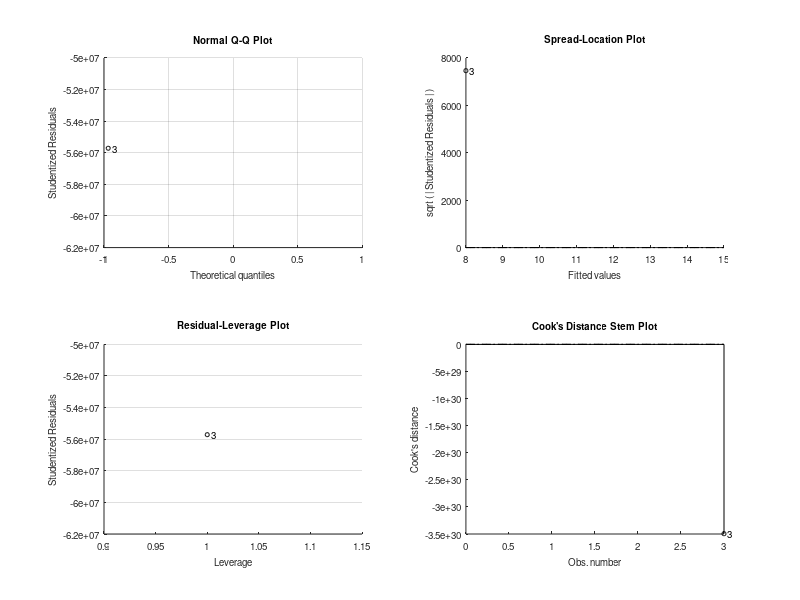

MATLAB code to generate this figure: (Note: this script raises an error after producing the figure.)
%{Studenti: Melissari Andrea - 206056, Postorino Gabriele - 206050
% , Quattrone Davide Maria - 204394 %}

clear;
clc;

% l'esecuzione di fitml dà un waring perché ci sono colonne della matrice
% linearmente indipenden, poiché non abbiamo effettuato nessuna fase di
% data preprocessing
warning('off', "all");

% parametri simulazione costanti

raggio_cella = 2000;         % metri
BS_pos = [0, 0];            % BS al centro
Pt_dBm = 46;     % Potenza trasmessa dalla BS (tipico LTE: 40-46 dBm)
N_utenti = input('numero di utenti: ');   % Numero di utenti da generare
N_RB_max = 100;          % Numero massimo di RB (es. 20 MHz LTE)
BW_RB = 180e3;    % Banda di un RB (Hz) Un RB LTE è composto da 12 subcarrier x 15 kHz = 180 kHz
N0_dBmHz = -174;         % Rumore termico in dBm/Hz
CQI_soglie = [-6.7, -4.7, -2.3, 0.2, 2.4, 4.3, 5.9, 8.1, 10.3, 11.7, 14.1, 16.3, 18.7, 21.0, 22.7];
data_rate_per_RB = [...
    25.59, 39.38, 63.34, 101.07, 147.34, ...
    197.53, 248.07, 321.57, 404.26, 458.72, ...
    558.15, 655.59, 759.93, 859.35, 933.19]';

round = input("Quante volte ripetere la simulazione? ");
rmse_mdl1 = zeros(round,1); % vettore per salvare i risultati del primo modello
rmse_mdl2 = zeros(round,1); % vettore per salvare i risultati del secondo modello
for k = 1:round  % for per le diverse simulazioni

    fprintf("round %d\n", k);

    % Genero nuova dispozione spaziale degli utenti
    % Calcolo SNR, d, Pr_dBm, CQI
    % Costruisco X = [SNR, d, Pr_dBm] e y = CQI

    % ad ogni round li rigenero
    theta = 2*pi*rand(N_utenti,1);        % angoli casuali
    r = raggio_cella * sqrt(rand(N_utenti,1)); % distanza casuale nel cerchio
    x = r .* cos(theta);
    y = r .* sin(theta);
    d = sqrt(x.^2 + y.^2);     % distanza dalla BS

    PL_dB = 128.1 + 37.6*log10(d/1000); %  path loss
    Pr_dBm = Pt_dBm - PL_dB;    % Potenza ricevuta dall'utente
    BW_tot = N_RB_max * BW_RB;
    N_dBm = N0_dBmHz + 10*log10(BW_tot);
    SNR_dB = Pr_dBm - N_dBm;

    % mappatura CQI

    CQI = zeros(N_utenti,1);
    for i = 1:N_utenti
        CQI(i) = find(SNR_dB(i) > CQI_soglie, 1, 'last');
        if isempty(CQI(i))
            CQI(i) = 1;
        end
    end
    data_rate_utente = N_RB_max * data_rate_per_RB(CQI); % non ci serve in realtà

    % Costruisco X = [SNR, d, Pr_dBm] e y = CQI, ovvero il dataset e le
    % labels

    X = [SNR_dB, d, Pr_dBm];   % matrice delle features che dobbiamo dividere in train e test
    y = CQI;  % le etichette che useremo per il training dei modelli

    % Divisione train/test usando cv partition

    c = cvpartition(N_utenti,"holdout",0.3); % divisione train/test - 70/30%
    indici_train = training(c); % indici matrice X che corrispondo al train
    indici_test = test(c); % indici matrice X che corrispondono al test

    % prendo le righe di X che corrispondono a quegli indici
    X_train = X(indici_train,:); % training set
    X_test = X(indici_test,:);  % test set

    % facciamo la stessa cosa con il vettore delle etichette
    CQI_train = y(indici_train);
    CQI_test = y(indici_test);

    % Addestramento modelli
    mdl1 = fitlm(X_train, CQI_train);
    mdl2 = fitrtree(X_train, CQI_train);

    % predizione CQI e calcolo del rmse
    CQI_mdl1 = predict(mdl1,X_test);
    CQI_mdl2 = predict(mdl2,X_test);
    % indipendentemente dalla scelta dell'utente io devo calcolari sempre
    % perché devo conoscere i valori di entrambi all'iterazione precedente
    rmse_mdl1(k) = sqrt(mean((CQI_test - CQI_mdl1).^2));
    rmse_mdl2(k) = sqrt(mean((CQI_test - CQI_mdl2).^2));

    % controllo dell'input
    scegli_modello = input("Scegli il modello (1=fitlm, 2=fitrtree, 3=modello migliore all'iterazione precedente): ");
    while (scegli_modello~=1&&scegli_modello~=2&&scegli_modello~=3)
        scegli_modello = input("Input non valido! Scegli il modello (1=fitlm, 2=fitrtree, 3=modello migliore all'iterazione precedente): ");
    end

    switch scegli_modello
        case 1
            fprintf("RMSE (fitlm): %.4e\n", rmse_mdl1(k));
        case 2
            fprintf("RMSE (fitrtree): %.4e\n", rmse_mdl2(k));
        case 3
            if(k == 1)
                % nel caso in cui l'utente dovesse inserire comunque il
                % caso 3 la prima volta
                fprintf("alla prima iterazione non è possibile scegliere il caso 3: " + ...
                    "verrà scelto un modello casualmente tra i due: \n")
                r = rand; % genero un numero casuale tra 0 e 1
                if r < 0.5
                    fprintf("RMSE (fitlm): %.4e\n", rmse_mdl1(k));
                else
                    fprintf("RMSE (fitrtree): %.4e\n", rmse_mdl2(k));
                end
            elseif rmse_mdl1(k-1) < rmse_mdl2(k-1)
                fprintf("RMSE (fitlm): %.4e\n", rmse_mdl1(k));
            else
                fprintf("RMSE (fitrtree): %.4e\n", rmse_mdl2(k));
            end
    end

    bar(k,rmse_mdl1);
    hold on 
    bar(k,rmse_mdl2);
end
